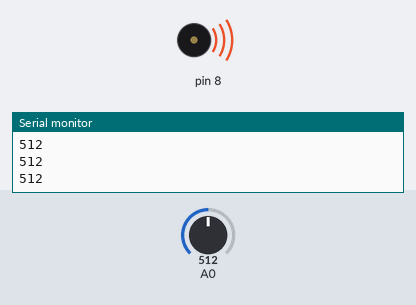
Simulated run of this sketch. Board: Arduino Uno, built with avr-gcc and run on an emulated ATmega328P. Shown: buzzer (waves = sounding), the last lines printed to the serial monitor. The inputs (shaded band) are chosen by the test bench; at power-on: A0 = 512.

Above: at 1.2 s.
1.3 s: A0 set to 494
At 1.7 s:
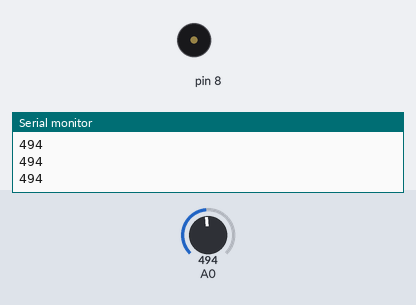
2.8 s: A0 set to 511
At 4.0 s:
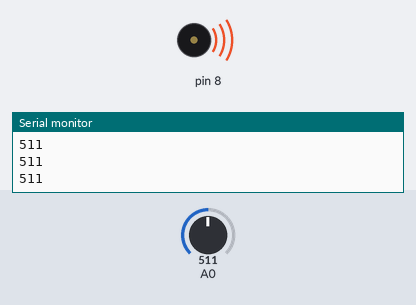
4.3 s: A0 set to 495
At 5.2 s:
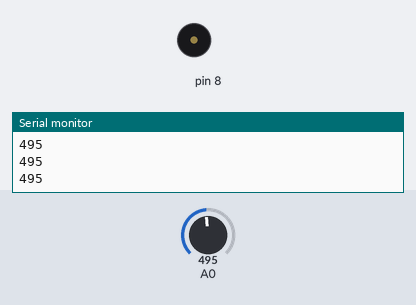
Timing chart, 0 to 7.3 s (numbered marks = the images above; inputs shaded):
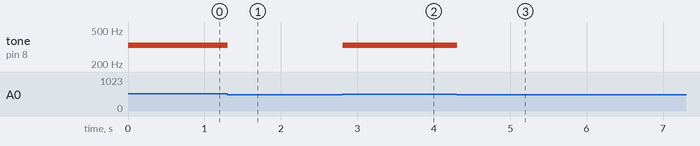

The sketch:

firstversion.ino
```cpp
//int buttons[6];
// makes an array with 6 int slots

//int button[0] = 2;
// sets array[0] = 2

int notes[] = {262, 294, 330, 349};
// also makes an array, but filles it with the values from the get go

void setup() {
  // put your setup code here, to run once:
  Serial.begin(9600);
}

void loop() {
  // put your main code here, to run repeatedly:
  int keyVal = analogRead(A0);
  Serial.println(keyVal);

  // the && is used a and in C++.
  if(keyVal <= 1023 && keyVal >= 1010){
    // the notes[0] will be played if the first button is pressed.
    tone(8, notes[0]);
  }
  else if(keyVal >= 990 && keyVal <= 1010) {
    // the values is chosen from the guide, but is from max to min of the A0 sensor
    tone(8, notes[1]);
  }
  else if(keyVal >= 505 && keyVal <= 515){
    tone(8, notes[2]);
  }
  else if(keyVal >= 5 && keyVal <= 10){
    tone(8, notes[3]);
  }


  else {
    noTone(8);
  }
}
```

Measured:
- the behaviour switches between 505 and 504 on A0 (found by bisection; images 0 and 1)
- after the input at 1.3 s, tone on pin 8: 330 Hz → silent at once
- after the input at 2.8 s, tone on pin 8: silent → 330 Hz at once
- after the input at 4.3 s, tone on pin 8: 330 Hz → silent at once
